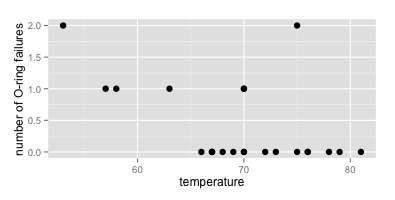

Reproduce this figure in R.
# O-ring failure
library(ggplot2)
nfailures <- c(0, 1, 0, 0, 0, 0, 0, 0, 1, 1, 1, 0, 0, 2, 0, 0, 0, 0, 0, 0, 2, 0, 1)
temperature <- c(66, 70, 69, 68, 67, 72, 73, 70, 57, 63, 70, 78, 67, 53, 67, 75, 70, 81, 76, 79, 75, 76, 58)

df <- data.frame(failures = nfailures, temperature = temperature)
ggplot(df) + 
  geom_point(aes(x = temperature, y = failures), size = 3) +
  scale_y_continuous(name = "number of O-ring failures") 
  

failure <- as.numeric(nfailures > 0)
model <- lm(failure ~ temperature)

predict <- 2.9 - 0.037*18
